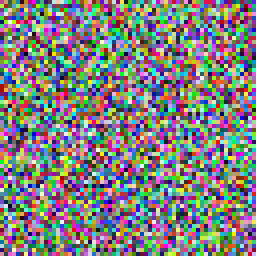
#> input picture fixtures_rq5/generated_test/rgb/front/gt_0000.png, 64 x 64 px (shown 4 times larger); its folder holds only this picture in this run
$ python augmentation_preview.py --in-img ../../../../fixtures_rq5/generated_test/rgb/front/gt_0000.png
#> lines starting #> are read from the running program, lines starting #| are printed output that depends on the picture
### ultimate_pipeline/augmentation/realism_augmentor.py
#!/usr/bin/env python3
# -*- coding: utf-8 -*-
"""
ultimate_pipeline/augmentation/realism_augmentor.py

Canonical RealismAugmentor for the pipeline.

Compatibility:
- Provides: AugmentationConfig, RealismAugmentor
- Methods expected across your codebase:
    - apply_random(img)  (main API)
    - apply_all(img)     (BACKWARD-COMPAT alias of apply_random)
    - apply_n(img, n)
    - __call__(img)      (alias of apply_random)
- Optional: apply_full(img) applies all ops once (debug / deterministic stack)
- OpenCV optional (motion blur falls back to numpy convolution)
- No global RNG seeding (HPC / multiprocessing safe)
"""

from __future__ import annotations

import importlib
import random
from dataclasses import dataclass, replace
from typing import Optional, Tuple, Callable

import numpy as np

# OpenCV is nice-to-have; don’t hard-crash on HPC nodes
try:
    import cv2  # type: ignore
    _HAS_CV2 = True
except Exception:
    cv2 = None  # type: ignore
    _HAS_CV2 = False


@dataclass
class AugmentationConfig:
    # Probabilities
    prob_noise: float = 0.6
    prob_motion_blur: float = 0.4
    prob_brightness: float = 0.7
    prob_color_shift: float = 0.5

    # Determinism (IMPORTANT: do NOT seed global RNGs)
    seed: Optional[int] = None

    # Parameter ranges (explicit for thesis reporting)
    noise_sigma_range: Tuple[float, float] = (5.0, 25.0)
    motion_blur_ksizes: Tuple[int, ...] = (3, 5, 7)
    contrast_alpha_range: Tuple[float, float] = (0.7, 1.4)
    brightness_beta_range: Tuple[int, int] = (-40, 40)
    color_shift_range: Tuple[int, int] = (-20, 20)

    # Optional hook for legacy realism pipelines:
    # "some.module:func" where func(img: np.ndarray) -> np.ndarray
    external_hook: Optional[str] = None


class RealismAugmentor:
    """
    Photometric augmentation module (noise/blur/brightness/color shift).

    Input:  HxWxC uint8 (preferred) or float in [0,255].
            C can be 1, 3, or 4 (alpha preserved if present).
    Output: uint8 HxWxC
    """

    def __init__(self, config: AugmentationConfig | None = None):
        self.config = config or AugmentationConfig()

        # Local RNGs (deterministic per instance if seed set)
        self._py_rng = random.Random(self.config.seed)
        self._np_rng = np.random.default_rng(self.config.seed)

        self._hook_fn: Optional[Callable[[np.ndarray], np.ndarray]] = self._resolve_hook(
            self.config.external_hook
        )

    # -----------------------
    # Public API (stable)
    # -----------------------

    def __call__(self, img: np.ndarray) -> np.ndarray:
        return self.apply_random(img)

    def apply_random(self, img: np.ndarray) -> np.ndarray:
        """
        Apply a random combination of augmentations (probability-driven).
        """
        base, alpha = self._split_alpha(img)
        out = base.copy()

        if self._py_rng.random() < self.config.prob_noise:
            out = self.add_gaussian_noise(out)

        if self._py_rng.random() < self.config.prob_motion_blur:
            out = self.add_motion_blur(out)

        if self._py_rng.random() < self.config.prob_brightness:
            out = self.adjust_brightness_contrast(out)

        if self._py_rng.random() < self.config.prob_color_shift:
            out = self.color_shift(out)

        if self._hook_fn is not None:
            try:
                out2 = self._hook_fn(out)
                if isinstance(out2, np.ndarray):
                    out = out2
            except Exception:
                # Never let an external hook crash the pipeline
                pass

        return self._merge_alpha(out, alpha)

    # [41 lines left out: functions apply_all, apply_full, apply_n, not called in this run]

    # -----------------------
    # Basic ops
    # -----------------------

    def add_gaussian_noise(self, img: np.ndarray) -> np.ndarray:
        img = self._ensure_uint8(img)
        sigma = self._py_rng.uniform(*self.config.noise_sigma_range)

        h, w = img.shape[:2]
        # noise per pixel, broadcast across channels (keeps colors coherent)
        noise = self._np_rng.normal(0.0, sigma, size=(h, w, 1)).astype(np.float32)
        out = img.astype(np.float32) + noise
        return self._ensure_uint8(out)

    def add_motion_blur(self, img: np.ndarray) -> np.ndarray:
        img = self._ensure_uint8(img)

        ksize = self._py_rng.choice(self.config.motion_blur_ksizes)
        if ksize <= 1:
            return img

        kernel = np.zeros((ksize, ksize), dtype=np.float32)
        if self._py_rng.random() < 0.5:
            kernel[ksize // 2, :] = 1.0  # horizontal
        else:
            kernel[:, ksize // 2] = 1.0  # vertical
        kernel /= float(kernel.sum())

        if _HAS_CV2:
            return self._ensure_uint8(cv2.filter2D(img, -1, kernel))  # type: ignore

        # Fallback (no cv2): minimal numpy convolution (slow but small kernels)
        return self._ensure_uint8(self._conv2d_numpy(img, kernel))

    def adjust_brightness_contrast(self, img: np.ndarray) -> np.ndarray:
        img = self._ensure_uint8(img)
        alpha = self._py_rng.uniform(*self.config.contrast_alpha_range)  # contrast
        beta = self._py_rng.randint(*self.config.brightness_beta_range)  # brightness
        out = img.astype(np.float32) * float(alpha) + float(beta)
        return self._ensure_uint8(out)

    def color_shift(self, img: np.ndarray) -> np.ndarray:
        img = self._ensure_uint8(img)

        # grayscale or no color channels -> no-op
        if img.ndim != 3 or img.shape[2] < 3:
            return img

        lo, hi = self.config.color_shift_range
        shift = self._np_rng.integers(lo, hi + 1, size=(1, 1, 3), dtype=np.int32).astype(np.float32)

        out = img.astype(np.float32)
        out[:, :, :3] = out[:, :, :3] + shift
        return self._ensure_uint8(out)

    # -----------------------
    # Internals
    # -----------------------

    @staticmethod
    def _ensure_uint8(img: np.ndarray) -> np.ndarray:
        if img.dtype != np.uint8:
            img = np.clip(img, 0, 255).astype(np.uint8)
        else:
            img = np.clip(img, 0, 255)
        return img

    @staticmethod
    def _split_alpha(img: np.ndarray) -> Tuple[np.ndarray, Optional[np.ndarray]]:
        """
        If img is RGBA/BGRA, return (rgb, alpha). Otherwise (img, None).
        """
        if img.ndim == 3 and img.shape[2] == 4:
            base = img[:, :, :3]
            alpha = img[:, :, 3:4]
            return base, alpha
        return img, None

    @staticmethod
    def _merge_alpha(base: np.ndarray, alpha: Optional[np.ndarray]) -> np.ndarray:
        if alpha is None:
            return base
        base = RealismAugmentor._ensure_uint8(base)
        alpha = RealismAugmentor._ensure_uint8(alpha)
        # ensure alpha has correct shape (HxWx1)
        if alpha.ndim == 2:
            alpha = alpha[:, :, None]
        return np.concatenate([base, alpha], axis=2)

    @staticmethod
    def _resolve_hook(hook: Optional[str]) -> Optional[Callable[[np.ndarray], np.ndarray]]:
        """
        Resolve "module.submodule:function" into a callable.
        """
        if not hook or ":" not in hook:
            return None
        mod_name, fn_name = hook.split(":", 1)
        try:
            mod = importlib.import_module(mod_name)
            fn = getattr(mod, fn_name, None)
            return fn if callable(fn) else None
        except Exception:
            return None

    # [26 lines left out: function _conv2d_numpy, not called in this run]

    def apply(self, img, seed):
        # O5/G04b: honour the instance's own configuration; only the seed is
        # overridden per call, keeping output deterministic per seed.
        if img is None:
            raise TypeError("apply() requires an image; got None")
        if seed is None:
            config = self.config
        else:
            config = replace(self.config, seed=seed)
        return RealismAugmentor(config).apply_random(img)


__all__ = ["AugmentationConfig", "RealismAugmentor"]

### submission/infrastructure/ultimate_pipeline/visualization/augmentation_preview.py
#!/usr/bin/env python3
"""ultimate_pipeline.visualization.augmentation_preview

Small CLI to preview the project's realism augmentations.

This is a development/thesis-figure helper. It loads one image, runs the
RealismAugmentor several times with a fixed seed sweep, and writes a contact
sheet to disk.

Usage
-----
python -m ultimate_pipeline.visualization.augmentation_preview --in-img path/to/img.png --out out.png --n 12
"""

from __future__ import annotations

import argparse
from pathlib import Path

import numpy as np


def _load_image(path: Path) -> np.ndarray:
    try:
        from PIL import Image  # type: ignore
        arr = np.asarray(Image.open(path).convert('RGB'), dtype=np.uint8)
        return arr
    except Exception:
        import matplotlib.image as mpimg  # type: ignore
        arr = mpimg.imread(str(path))
        if arr.dtype != np.uint8:
            arr = (np.clip(arr, 0, 1) * 255).astype(np.uint8)
        if arr.ndim == 2:
            arr = np.stack([arr, arr, arr], axis=-1)
        if arr.shape[-1] == 4:
            arr = arr[..., :3]
        return arr


def _save_contact_sheet(images: list[np.ndarray], out_path: Path, cols: int = 4) -> None:
    import math
    import matplotlib.pyplot as plt  # type: ignore

    n = len(images)
    rows = int(math.ceil(n / cols))

    # Build a canvas
    h, w, _ = images[0].shape
    canvas = np.zeros((rows * h, cols * w, 3), dtype=np.uint8)

    for i, im in enumerate(images):
        r = i // cols
        c = i % cols
        canvas[r * h:(r + 1) * h, c * w:(c + 1) * w] = im

    out_path.parent.mkdir(parents=True, exist_ok=True)
    plt.imsave(str(out_path), canvas)


def main() -> None:
    ap = argparse.ArgumentParser()
    ap.add_argument('--in-img', required=True)
    ap.add_argument('--out', default='augmentation_preview.png')
    ap.add_argument('--n', type=int, default=12)
    args = ap.parse_args()

    from ultimate_pipeline.augmentation.realism_augmentor import RealismAugmentor

    in_path = Path(args.in_img)
    img = _load_image(in_path)
#> in _load_image, arr is the input picture: shape (64, 64, 3); mean R, G, B 127.6, 126.9, 126.6

    aug = RealismAugmentor()
    outs: list[np.ndarray] = []
    for seed in range(int(args.n)):
        outs.append(aug.apply(img, seed=seed))
#> this loop made 12 passes
#> pass 1, in adjust_brightness_contrast, `out = img.astype(np.float32) * float(alpha) + float(beta)`:
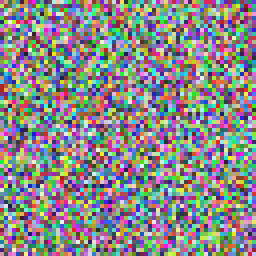
#> out: shape (64, 64, 3) float32 (shown 4 times larger); mean R, G, B 137.5, 136.8, 136.6
#> after the loop, outs = 12 items

    _save_contact_sheet(outs, Path(args.out))
#> in _save_contact_sheet, `n = len(images)`: n = 12
#> in _save_contact_sheet, `rows = int(math.ceil(n / cols))`: rows = 3
#> the loop in _save_contact_sheet, `for i, im in enumerate(images):` made 12 passes
#> (r, c) on passes 1 to 12: (0, 0), (0, 1), (0, 2), (0, 3), (1, 0), (1, 1), (1, 2), (1, 3), (2, 0), (2, 1), (2, 2), (2, 3)
#> after the loop in _save_contact_sheet, `for i, im in enumerate(images):`:
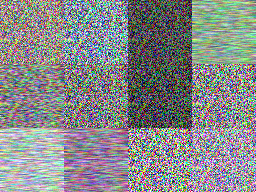
#> canvas: shape (192, 256, 3); mean of channels 0, 1, 2 135.1, 136.9, 137.7; drawn as R, G, B
    print('Wrote:', args.out)


if __name__ == '__main__':
    main()

$ run again, on fixtures_rq5/manual_test/rgb/front/mt_0000.png
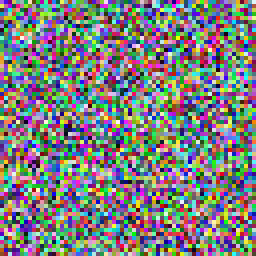
#> input picture fixtures_rq5/manual_test/rgb/front/mt_0000.png, 64 x 64 px (shown 4 times larger)
#> in _load_image, arr is the input picture: shape (64, 64, 3); mean R, G, B 124.5, 125.8, 125.7
#> the loop in main, `for seed in range(int(args.n)):` made 12 passes
#> pass 1, in adjust_brightness_contrast, `out = img.astype(np.float32) * float(alpha) + float(beta)`:
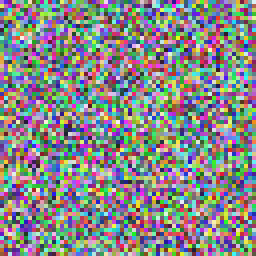
#> out: shape (64, 64, 3) float32 (shown 4 times larger); mean R, G, B 134.7, 135.9, 135.7
#> after the loop in main, `for seed in range(int(args.n)):`: outs = 12 items
#> n = 12
#> rows = 3
#> the loop in _save_contact_sheet, `for i, im in enumerate(images):` made 12 passes
#> (r, c) on passes 1 to 8: (0, 0), (0, 1), (0, 2), (0, 3), (1, 0), (1, 1), (1, 2), (1, 3)
#> after the loop in _save_contact_sheet, `for i, im in enumerate(images):`:
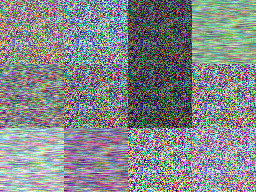
#> canvas: shape (192, 256, 3); mean of channels 0, 1, 2 131.8, 135.8, 136.7; drawn as R, G, B

$ run again, on fixtures_rq5/manual_test/rgb/front/mt_0001.png
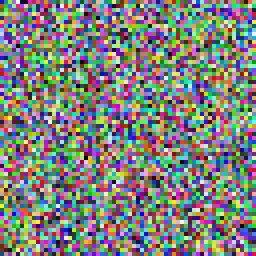
#> input picture fixtures_rq5/manual_test/rgb/front/mt_0001.png, 64 x 64 px (shown 4 times larger)
#> in _load_image, arr is the input picture: shape (64, 64, 3); mean R, G, B 126.6, 129.2, 124.3
#> the loop in main, `for seed in range(int(args.n)):` made 12 passes
#> pass 1, in adjust_brightness_contrast, `out = img.astype(np.float32) * float(alpha) + float(beta)`:
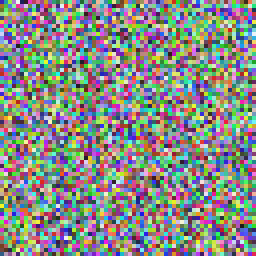
#> out: shape (64, 64, 3) float32 (shown 4 times larger); mean R, G, B 136.6, 138.8, 134.5
#> after the loop in main, `for seed in range(int(args.n)):`: outs = 12 items
#> n = 12
#> rows = 3
#> the loop in _save_contact_sheet, `for i, im in enumerate(images):` made 12 passes
#> (r, c) on passes 1 to 8: (0, 0), (0, 1), (0, 2), (0, 3), (1, 0), (1, 1), (1, 2), (1, 3)
#> after the loop in _save_contact_sheet, `for i, im in enumerate(images):`:
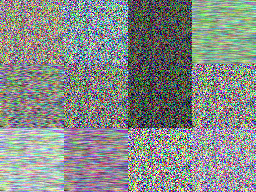
#> canvas: shape (192, 256, 3); mean of channels 0, 1, 2 133.9, 139.2, 135.3; drawn as R, G, B

$ run again, on fixtures_rq5/generated_test/rgb/front/gt_0001.png
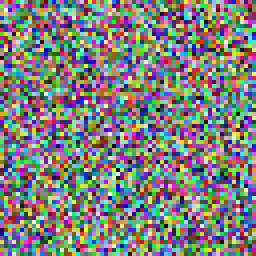
#> input picture fixtures_rq5/generated_test/rgb/front/gt_0001.png, 64 x 64 px (shown 4 times larger)
#> in _load_image, arr is the input picture: shape (64, 64, 3); mean R, G, B 126.6, 128, 124.6
#> the loop in main, `for seed in range(int(args.n)):` made 12 passes
#> pass 1, in adjust_brightness_contrast, `out = img.astype(np.float32) * float(alpha) + float(beta)`:
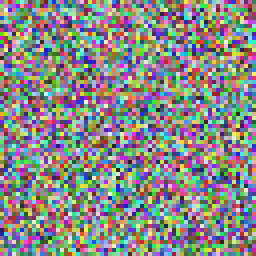
#> out: shape (64, 64, 3) float32 (shown 4 times larger); mean R, G, B 136.5, 137.8, 134.8
#> after the loop in main, `for seed in range(int(args.n)):`: outs = 12 items
#> n = 12
#> rows = 3
#> the loop in _save_contact_sheet, `for i, im in enumerate(images):` made 12 passes
#> (r, c) on passes 1 to 8: (0, 0), (0, 1), (0, 2), (0, 3), (1, 0), (1, 1), (1, 2), (1, 3)
#> after the loop in _save_contact_sheet, `for i, im in enumerate(images):`:
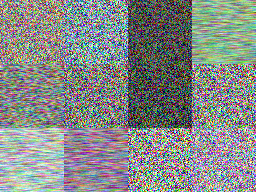
#> canvas: shape (192, 256, 3); mean of channels 0, 1, 2 134, 138, 135.5; drawn as R, G, B
